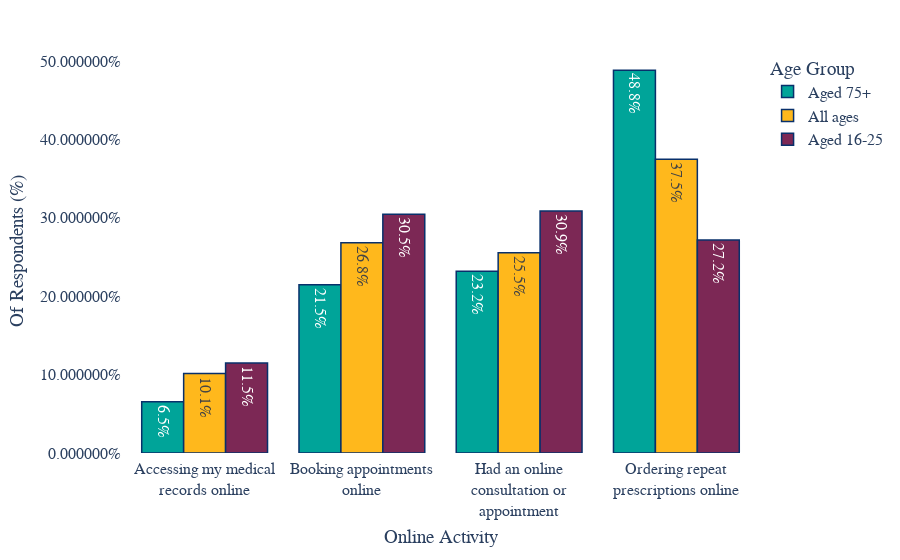

Here is the notebook cell this chart was saved with:
### Code cell
# plot the long (tidy) dataframe
fig = px.bar(
    online_gp_services,
    x="Online Activity",
    y="Percent",
    color="Age Group",
    color_discrete_sequence=nhs_colours,
    barmode="group",
    text="Percent",
)

# Asthetics of the plot
fig.update_layout(
    # change background colour 
    {"plot_bgcolor": "rgba(0, 0, 0, 0)", "paper_bgcolor": "rgba(0, 0, 0, 0)"},
    yaxis_title='Of Respondents (%)',
    yaxis=dict(tickformat = "%"),
    xaxis=dict(
        tickmode = 'array',
        tickvals = online_gp_services['Online Activity'].tolist(),
        ticktext = online_gp_services['Lable'].tolist(),
        tickangle = 0
    ),
    # change fonts
    font=dict(family="Arial", size=16),
    # autosize makes the chart 'responsive' (https://en.wikipedia.org/wiki/Responsive_web_design)
    autosize=True,
    margin=dict(
        l=50,
        r=50,
        b=50,
        t=50,
        pad=4,
        autoexpand=True
        ),
    ## options for the hover-over text
    # changes how the hover-over box is displayed
    hovermode="x unified",
    # hoverlabel_align = 'right',
    # changes the hover-over box formatting
    hoverlabel=dict(
        bgcolor="white",
        font_size=16,
        font_family="Arial"
    )
)
# options to change how the bars look
fig.update_traces(
    # this also changes the hover-over box formatting
    hovertemplate='<b>%{fullData.name}</b>: %{text:.1%}<extra></extra>',
    # outline of bars
    marker_line_color = 'rgb(8,48,107)',
    marker_line_width=1.5,
    opacity=1,
    # options for text inside bars
    texttemplate='%{text:.1%}',
    textposition='inside',
    textangle = 90
    )
fig.update_xaxes(type='category')
fig.show()

### Figure 1 — Plotly figure (JSON) as saved in the notebook; plotly's stock layout.template omitted (floating-point values rounded to 4 significant figures)
{"data": [{"alignmentgroup": "True", "hovertemplate": "<b>%{fullData.name}</b>: %{text:.1%}<extra></extra>", "legendgroup": "Aged 75+", "marker": {"color": "#00A499", "line": {"color": "rgb(8,48,107)", "width": 1.5}}, "name": "Aged 75+", "offsetgroup": "Aged 75+", "opacity": 1, "orientation": "v", "showlegend": true, "text": [0.06534, 0.2145, 0.2317, 0.4884], "textangle": 90, "textposition": "inside", "texttemplate": "%{text:.1%}", "type": "bar", "x": ["Accessing my medical records online", "Booking appointments online", "Had an online consultation or appointment", "Ordering repeat prescriptions online"], "xaxis": "x", "y": [0.06534, 0.2145, 0.2317, 0.4884], "yaxis": "y"}, {"alignmentgroup": "True", "hovertemplate": "<b>%{fullData.name}</b>: %{text:.1%}<extra></extra>", "legendgroup": "All ages", "marker": {"color": "#FFB81C", "line": {"color": "rgb(8,48,107)", "width": 1.5}}, "name": "All ages", "offsetgroup": "All ages", "opacity": 1, "orientation": "v", "showlegend": true, "text": [0.1014, 0.2555, 0.2683, 0.3748], "textangle": 90, "textposition": "inside", "texttemplate": "%{text:.1%}", "type": "bar", "x": ["Accessing my medical records online", "Had an online consultation or appointment", "Booking appointments online", "Ordering repeat prescriptions online"], "xaxis": "x", "y": [0.1014, 0.2555, 0.2683, 0.3748], "yaxis": "y"}, {"alignmentgroup": "True", "hovertemplate": "<b>%{fullData.name}</b>: %{text:.1%}<extra></extra>", "legendgroup": "Aged 16-25", "marker": {"color": "#7C2855", "line": {"color": "rgb(8,48,107)", "width": 1.5}}, "name": "Aged 16-25", "offsetgroup": "Aged 16-25", "opacity": 1, "orientation": "v", "showlegend": true, "text": [0.1148, 0.2718, 0.3046, 0.3088], "textangle": 90, "textposition": "inside", "texttemplate": "%{text:.1%}", "type": "bar", "x": ["Accessing my medical records online", "Ordering repeat prescriptions online", "Booking appointments online", "Had an online consultation or appointment"], "xaxis": "x", "y": [0.1148, 0.2718, 0.3046, 0.3088], "yaxis": "y"}], "layout": {"autosize": true, "barmode": "group", "font": {"family": "Arial", "size": 16}, "hoverlabel": {"bgcolor": "white", "font": {"family": "Arial", "size": 16}}, "hovermode": "x unified", "legend": {"title": {"text": "Age Group"}, "tracegroupgap": 0}, "margin": {"autoexpand": true, "b": 50, "l": 50, "pad": 4, "r": 50, "t": 50}, "paper_bgcolor": "rgba(0, 0, 0, 0)", "plot_bgcolor": "rgba(0, 0, 0, 0)", "xaxis": {"anchor": "y", "domain": [0, 1], "tickangle": 0, "tickmode": "array", "ticktext": ["Accessing my medical<br>records online", "Accessing my medical<br>records online", "Accessing my medical<br>records online", "Booking appointments<br>online", "Had an online<br>consultation or<br>appointment", "Had an online<br>consultation or<br>appointment", "Booking appointments<br>online", "Ordering repeat<br>prescriptions online", "Booking appointments<br>online", "Had an online<br>consultation or<br>appointment", "Ordering repeat<br>prescriptions online", "Ordering repeat<br>prescriptions online"], "tickvals": ["Accessing my medical records online", "Accessing my medical records online", "Accessing my medical records online", "Booking appointments online", "Had an online consultation or appointment", "Had an online consultation or appointment", "Booking appointments online", "Ordering repeat prescriptions online", "Booking appointments online", "Had an online consultation or appointment", "Ordering repeat prescriptions online", "Ordering repeat prescriptions online"], "title": {"text": "Online Activity"}, "type": "category"}, "yaxis": {"anchor": "x", "domain": [0, 1], "tickformat": "%", "title": {"text": "Of Respondents (%)"}}}}
